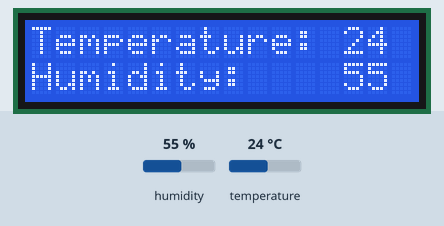
Recording of a program running on a simulated ESP8266 board running MicroPython. On the bench: 16×2 character LCD. Inputs (shaded band) come from the test bench; at power-on: humidity 55 %, temperature 24 °C. Library files of the repository ran but are not shown: I2C_LCD.py.

Above: at 1.2 s.
1.3 s: humidity set to 22 %
At 2.8 s:
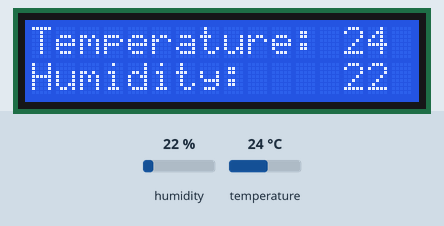
4.0 s: temperature set to 12 °C
At 4.6 s:
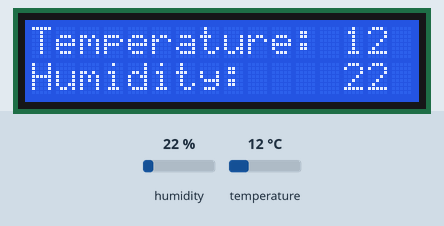
6.7 s: humidity set to 40 %
At 9.4 s:
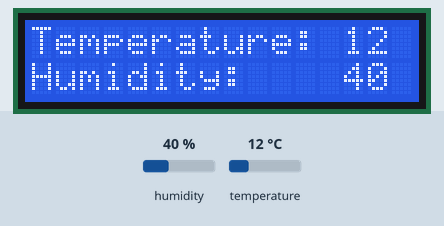
9.7 s: temperature set to 19 °C
At 11.1 s:
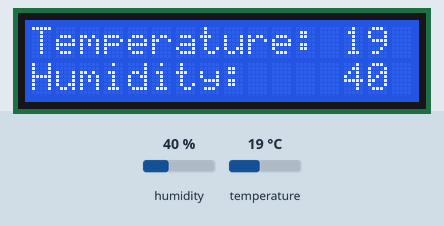
Timing chart, 0 to 12.7 s (numbered marks = the images above; inputs shaded):
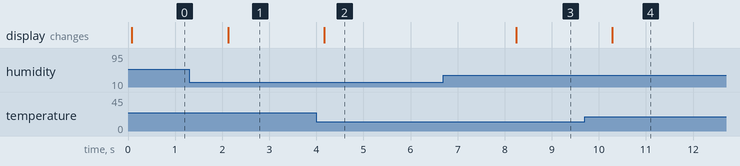

Measured:
- after the input at 1.3 s, the display: changes after 0.82 s (image 1)
- after the input at 4.0 s, the display: changes after 0.16 s (image 2)
- after the input at 6.7 s, the display: changes after 1.5 s (image 3)
- after the input at 9.7 s, the display: changes after 0.58 s (image 4)

The program:

Hygrothermograph.py
```python
from time import sleep_ms
from machine import I2C, Pin
from I2C_LCD import I2cLcd
import dht

DHT = dht.DHT11(Pin(5))

DEFAULT_I2C_ADDR = 0x27
i2c = I2C(scl=Pin(14), sda=Pin(13), freq=400000)
lcd = I2cLcd(i2c, DEFAULT_I2C_ADDR, 2, 16)

try:
    while True:
        DHT.measure()
        lcd.move_to(0, 0)
        lcd.putstr("Temperature: ")
        lcd.putstr(str(DHT.temperature()))
        lcd.move_to(0, 1)
        lcd.putstr("Humidity:    ")
        lcd.putstr(str(DHT.humidity()))
        sleep_ms(2000)
except:
    pass
```
